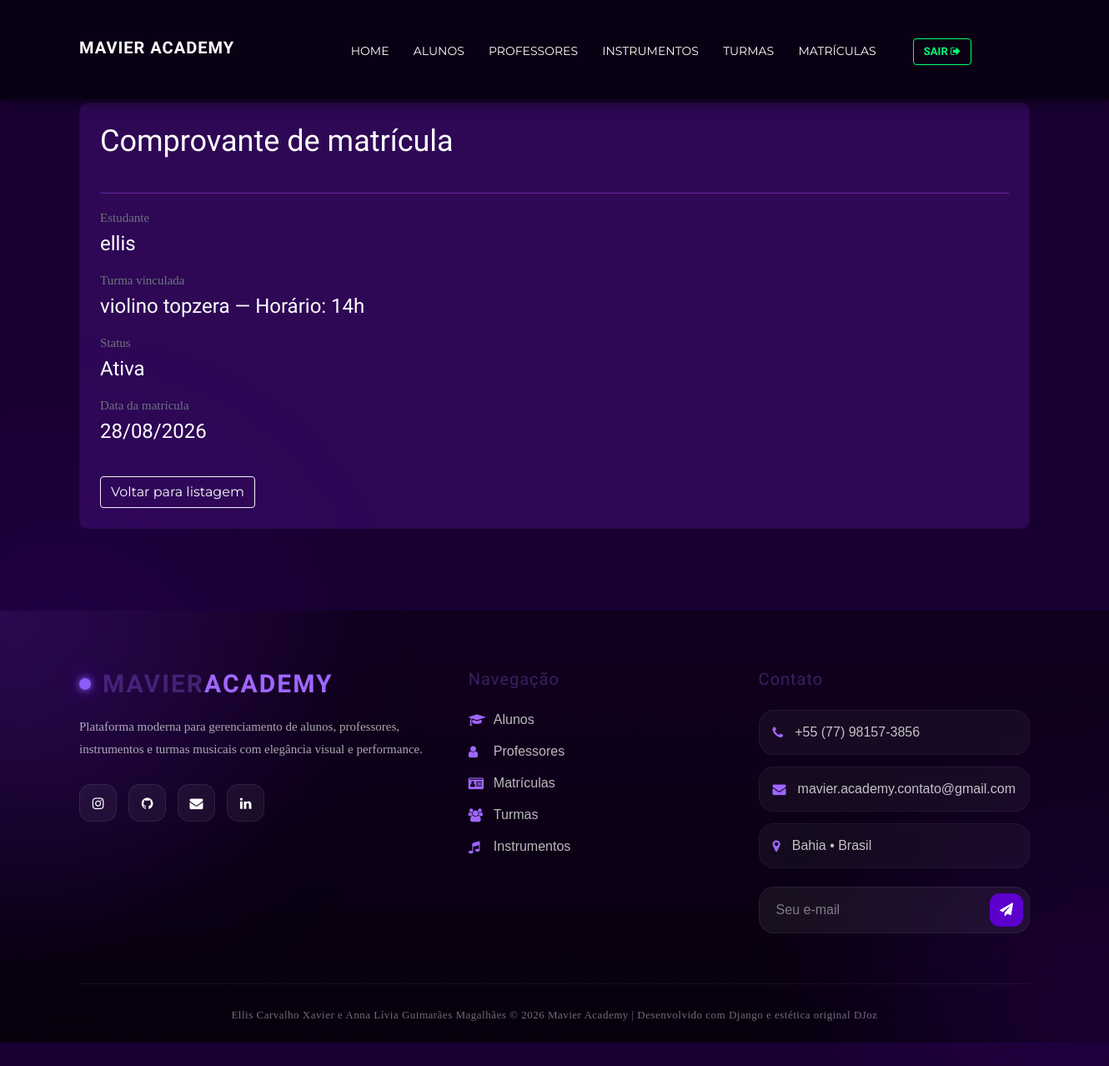
The page /matricula/detalhes/2/ (signed in) on the database its author committed.
### core/models.py (models this page shows, shortened)
class Matricula(models.Model):
    STATUS_CHOICES = [
        ('ATIVA', 'Ativa'),
        ('TRANCADA', 'Trancada'),
        ('CANCELADA', 'Cancelada'),
    ]
    aluno = models.ForeignKey(Aluno, on_delete=models.CASCADE, related_name='matriculas')
    turma = models.ForeignKey(Turma, on_delete=models.CASCADE, related_name='matriculas')
    status = models.CharField(max_length=10, choices=STATUS_CHOICES, default='ATIVA')
    data_matricula = models.DateField()

class Pessoa(User):
    nome = models.CharField(max_length=100)
    cpf = models.CharField(max_length=14, null=True, blank=True)
    rg = models.CharField(max_length=20)
    data_nascimento = models.DateField()
    sexo = models.CharField(max_length=20)
    telefone = models.CharField(max_length=20)
    logradouro = models.CharField(max_length=150)
    numero = models.IntegerField()
    bairro = models.CharField(max_length=100)
    cidade = models.CharField(max_length=100)
    estado = models.CharField(max_length=2)
    cep = models.CharField(max_length=9)
    STATUS_CHOICES = [
        ('ATIVO', 'Ativo'),
        ('INATIVO', 'Inativo'),
    ]
    status_instituicao = models.CharField(max_length=10, choices=STATUS_CHOICES, default='ATIVO')

class Turma(models.Model):
    nome = models.CharField(max_length=100)
    horario = models.CharField(max_length=50)
    instrumento = models.ForeignKey(Instrumento, on_delete=models.CASCADE)
    professor = models.ForeignKey(Professor, on_delete=models.CASCADE)

### core/views.py (the view)
@login_required
def detail_matricula(request, id):
    matricula = Matricula.objects.get(id=id)
    return render(request, 'matricula/detail.html', {'matricula': matricula})

### templates/matricula/detail.html
{% extends 'base.html' %}
{% block content %}
<div class="container mt-5 mb-5">
    <div class="card p-4 text-white" style="border-radius: 10px; background-color: rgba(76, 20, 131, 0.43);">
        <h2 class="mb-4">Comprovante de matrícula</h2>
        <hr style="border-color: rgb(104, 37, 163);">
        <div class="mb-3">
            <p class="mb-1 text-muted">Estudante</p>
            <h4>{{ matricula.aluno.nome }}</h4>
        </div>
        <div class="mb-3">
            <p class="mb-1 text-muted">Turma vinculada</p>
            <h4>{{ matricula.turma.nome }} — Horário: {{ matricula.turma.horario }}</h4>
        </div>
        <div class="mb-3">
            <p class="mb-1 text-muted">Status</p>
            <h4>{{ matricula.get_status_display }}</h4>
        </div>
        <div class="mb-4">
            <p class="mb-1 text-muted">Data da matrícula</p>
            <h4>{{ matricula.data_matricula|date:"d/m/Y" }}</h4>
        </div>
        <div class="mt-3">
            <a class="btn btn-outline-light" href="/matricula/">Voltar para listagem</a>
        </div>
    </div>
</div>
{% endblock %}

### static/css/style.css (style rules this page uses)
html, body { height: 100%; font-family: "Now Regular"; -webkit-font-smoothing: antialiased; }
h1, h2, h3, h4, h5, h6 { margin: 0; color: #111111; font-weight: 400; font-family: "Rajdhani", sans-serif; }
h2 { font-size: 36px; }
h4 { font-size: 24px; }
p { font-size: 15px; font-family: "Now Regular"; color: #444444; font-weight: 400; line-height: 26px; margin: 0 0 15px 0; }
.text-white h1, .text-white h2, .text-white h3, .text-white h4, .text-white h5, .text-white h6, .text-white p, .text-white span, .text-white li, .text-white a { color: #fff; }
@media only screen and (min-width: 1200px) { .container { max-width: 1170px; } }

### templates/base.html (style rules this page uses)
html, body { height: 100%; margin: 0; display: flex; flex-direction: column; background-color: #190033; font-family: 'Montserrat', sans-serif; }
h1, h2, h3, h4, h5, h6 { font-family: 'Rajdhani', sans-serif !important; }

### rows shown on the page
Matricula: aluno.nome "ellis", turma.nome "violino topzera", turma.horario "14h", status "Ativa", data_matricula "28/08/2026"
